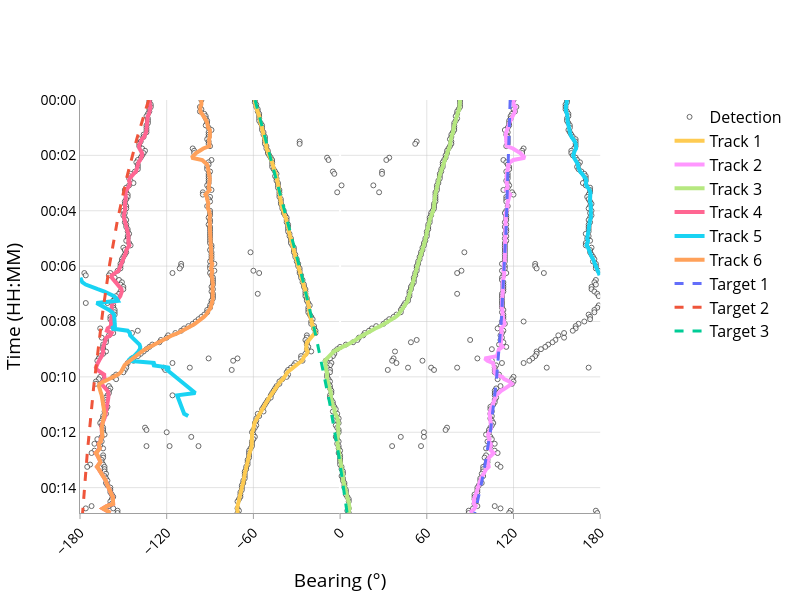

The code cell stored with this chart in its notebook:
### Code cell
import numpy as np
from stonesoup.dataassociator.neighbour import GNNWith2DAssignment
from stonesoup.dataassociator.probability import JPDA
from stonesoup.deleter.error import CovarianceBasedDeleter
from stonesoup.functions import mod_bearing
from stonesoup.hypothesiser.distance import DistanceHypothesiser
from stonesoup.hypothesiser.probability import PDAHypothesiser
from stonesoup.initiator.simple import MultiMeasurementInitiator
from stonesoup.measures import Mahalanobis
from stonesoup.models.measurement.linear import LinearGaussian
from stonesoup.models.transition.linear import ConstantVelocity
from stonesoup.predictor.kalman import KalmanPredictor
from stonesoup.tracker.simple import MultiTargetMixtureTracker
from stonesoup.types.state import GaussianState
from stonesoup.updater.kalman import KalmanUpdater

from nereus.plotter import plot_btr

transition_model = ConstantVelocity(0.000001)

predictor = KalmanPredictor(transition_model)

measurement_model = LinearGaussian(
    ndim_state=2,
    mapping=[0],
    noise_covar=np.array([[np.deg2rad(6) ** 2]]),
)

updater = KalmanUpdater(measurement_model=measurement_model)

fov_rad = np.deg2rad(360)
expected_false_alarms_per_scan = 3
clutter_spatial_density = expected_false_alarms_per_scan / fov_rad

hypothesiser = PDAHypothesiser(
    predictor=predictor,
    updater=updater,
    clutter_spatial_density=clutter_spatial_density,
    prob_detect=0.85,
)
data_associator = JPDA(hypothesiser=hypothesiser)

init_hypothesiser = DistanceHypothesiser(
    predictor=predictor,
    updater=updater,
    measure=Mahalanobis(),
    missed_distance=6,
)
init_associator = GNNWith2DAssignment(init_hypothesiser)

deleter = CovarianceBasedDeleter(covar_trace_thresh=0.2)

# Get bearing from first detection for prior state
first_detection = next(
    det
    for _, det_set in all_detections
    if det_set
    for det in det_set
)

initial_bearing = float(first_detection.state_vector[0, 0])

prior_state = GaussianState(
    np.array([[first_detection], [0.0]]),
    np.diag([np.deg2rad(5) ** 2, np.deg2rad(0.5) ** 2]),
    timestamp=start_time,
)

initiator = MultiMeasurementInitiator(
    prior_state=prior_state,
    measurement_model=measurement_model,
    deleter=deleter,
    data_associator=init_associator,
    updater=updater,
    min_points=60,
)

kf = MultiTargetMixtureTracker(
    initiator=initiator,
    deleter=deleter,
    detector=all_detections,
    data_associator=data_associator,
    updater=updater,
)

tracks = set()

for _, current_tracks in kf:
    for track in current_tracks:
        track[-1].state_vector[0, 0] = mod_bearing(float(track[-1].state_vector[0, 0]))
    tracks |= current_tracks

plot_btr(
    timesteps=timesteps,
    steering_azimuths=np.rad2deg(steering_azimuths_rad),
    truths=relative_bearing_truths,
    detections=detections_for_plotter,
    tracks=tracks,
).show()

### Figure 1 — Plotly figure (JSON) as saved in the notebook; plotly's stock layout.template omitted (floating-point values rounded to 4 significant figures; data arrays with more than 128 entries replaced by an {"elided": "..."} marker saying what was removed)
{"data": [{"marker": {"color": "white", "line": {"width": 1}, "opacity": 0.8, "size": 5}, "mode": "markers", "name": "Detection", "type": "scatter", "x": {"elided": "1014 float values"}, "y": {"elided": "1014 str values"}}, {"connectgaps": false, "line": {"color": "#FECB52", "width": 4}, "mode": "lines", "name": "Track 1", "type": "scatter", "x": {"elided": "180 float values"}, "y": {"elided": "180 str values"}}, {"connectgaps": false, "line": {"color": "#FF97FF", "width": 4}, "mode": "lines", "name": "Track 2", "type": "scatter", "x": {"elided": "180 float values"}, "y": {"elided": "180 str values"}}, {"connectgaps": false, "line": {"color": "#B6E880", "width": 4}, "mode": "lines", "name": "Track 3", "type": "scatter", "x": {"elided": "180 float values"}, "y": {"elided": "180 str values"}}, {"connectgaps": false, "line": {"color": "#FF6692", "width": 4}, "mode": "lines", "name": "Track 4", "type": "scatter", "x": {"elided": "180 float values"}, "y": {"elided": "180 str values"}}, {"connectgaps": false, "line": {"color": "#19D3F3", "width": 4}, "mode": "lines", "name": "Track 5", "type": "scatter", "x": {"elided": "139 float values"}, "y": {"elided": "139 str values"}}, {"connectgaps": false, "line": {"color": "#FFA15A", "width": 4}, "mode": "lines", "name": "Track 6", "type": "scatter", "x": {"elided": "180 float values"}, "y": {"elided": "180 str values"}}, {"connectgaps": false, "line": {"color": "#636EFA", "dash": "dash", "width": 3}, "mode": "lines", "name": "Target 1", "type": "scatter", "x": {"elided": "180 float values"}, "y": {"elided": "180 str values"}}, {"connectgaps": false, "line": {"color": "#EF553B", "dash": "dash", "width": 3}, "mode": "lines", "name": "Target 2", "type": "scatter", "x": {"elided": "180 float values"}, "y": {"elided": "180 str values"}}, {"connectgaps": false, "line": {"color": "#00CC96", "dash": "dash", "width": 3}, "mode": "lines", "name": "Target 3", "type": "scatter", "x": {"elided": "180 float values"}, "y": {"elided": "180 str values"}}], "layout": {"colorway": ["#636EFA", "#EF553B", "#00CC96", "#AB63FA", "#FFA15A", "#19D3F3", "#FF6692", "#B6E880", "#FF97FF", "#FECB52"], "font": {"color": "black", "size": 16}, "height": 600, "paper_bgcolor": "white", "plot_bgcolor": "white", "showlegend": true, "width": 800, "xaxis": {"domain": [0, 0.9], "dtick": 60, "gridcolor": "rgba(200, 200, 200, 0.5)", "linecolor": "rgba(160, 160, 160, 1.0)", "linewidth": 1, "range": [-180, 180], "showgrid": true, "showline": true, "tick0": -180, "tickangle": -45, "tickcolor": "rgba(160, 160, 160, 1.0)", "tickfont": {"size": 14}, "tickmode": "linear", "ticks": "outside", "title": {"text": "Bearing (°)"}}, "yaxis": {"autorange": false, "gridcolor": "rgba(200, 200, 200, 0.5)", "linecolor": "rgba(160, 160, 160, 1.0)", "linewidth": 1, "range": ["2026-02-23T00:14:55", "2026-02-23T00:00:00"], "showgrid": true, "showline": true, "tickcolor": "rgba(160, 160, 160, 1.0)", "tickfont": {"size": 14}, "tickformat": "%H:%M", "title": {"text": "Time (HH:MM)"}}}}
